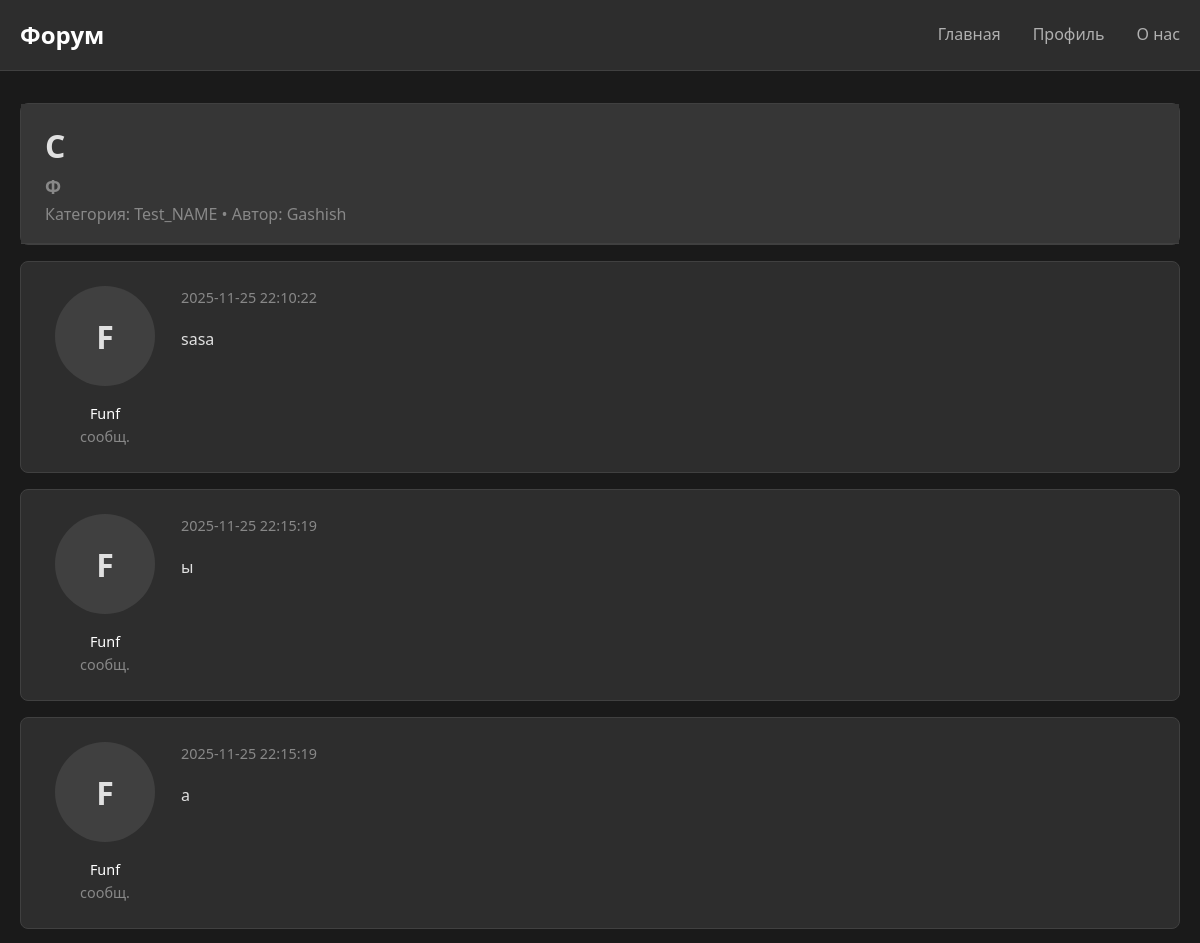
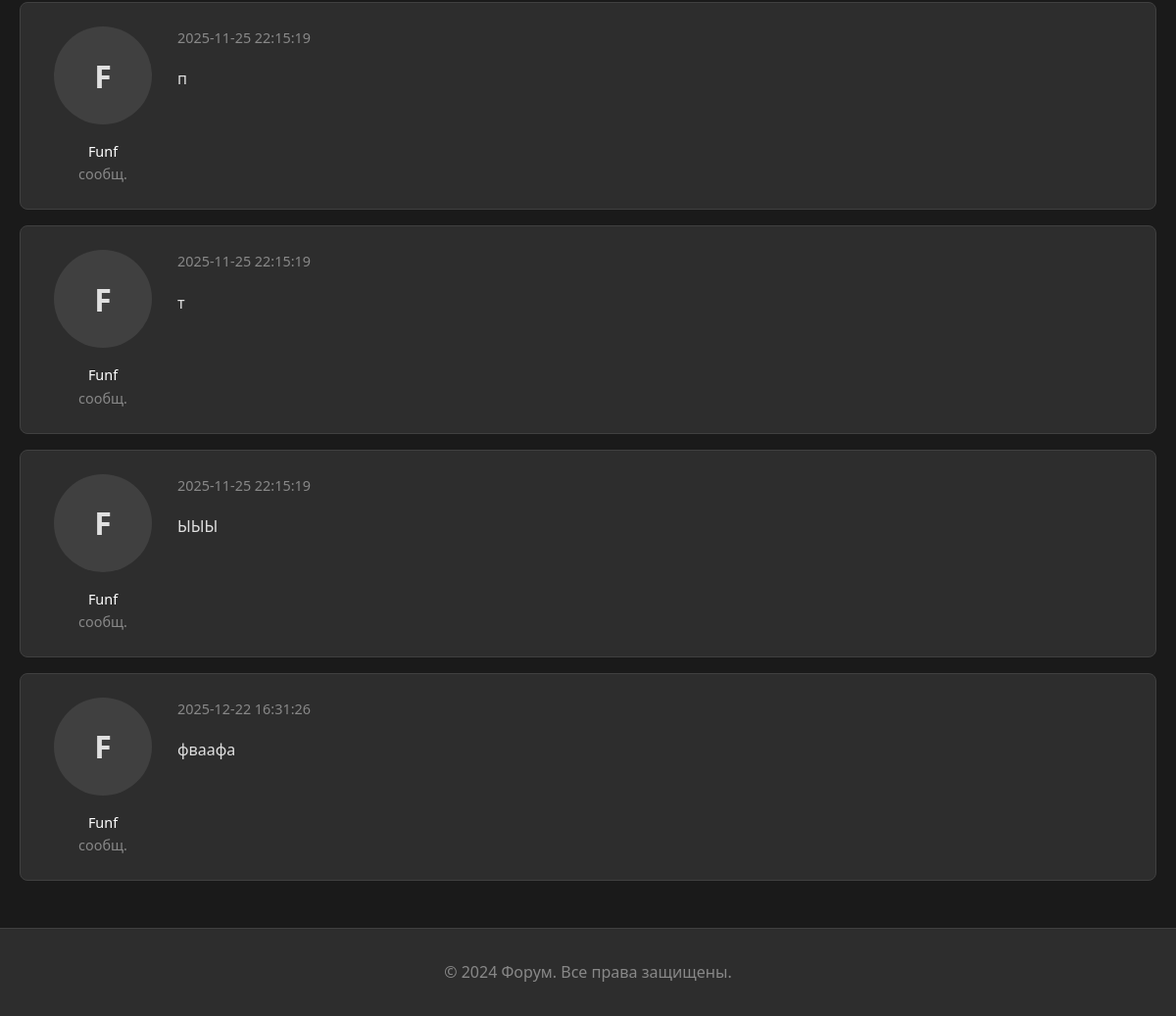
Screenshot of /topic/2 with the database file from the repository (2 pictures, top to bottom).
### bd_app3.py (models this page shows, shortened)
class Topic(db.Model):
    __tablename__ = 'topics'
    id = db.Column(db.Integer, primary_key=True)
    user_id = db.Column(db.Integer, db.ForeignKey('users.id'), nullable=False)
    category_id = db.Column(db.Integer, db.ForeignKey('categories.id'), nullable=False)
    title = db.Column(db.String(200), nullable=False)
    content = db.Column(db.Text, nullable=False)
    created_at = db.Column(db.DateTime, default=datetime.now().replace(microsecond=0))
    posts = db.relationship('Post', backref='topic', lazy=True, cascade='all, delete-orphan')

class Category(db.Model):
    __tablename__ = 'categories'
    id = db.Column(db.Integer, primary_key=True)
    user_id = db.Column(db.Integer, db.ForeignKey('users.id'), nullable=False)
    name = db.Column(db.String(100), nullable=False)
    description = db.Column(db.Text)
    created_at = db.Column(db.DateTime, default=datetime.now().replace(microsecond=0))
    topics = db.relationship('Topic', backref='category', lazy=True, cascade='all, delete-orphan')
    def __repr__(self):
        return f'{self.name}'

class User(db.Model):
    __tablename__ = 'users'
    id = db.Column(db.Integer, primary_key=True)
    username = db.Column(db.String(80), unique=True, nullable=False)
    email = db.Column(db.String(120), unique=True, nullable=False)
    password = db.Column(db.String(120), nullable=False)
    admin = db.Column(db.Integer, default=0)
    created_at = db.Column(db.DateTime, default=datetime.now().replace(microsecond=0))
    categories = db.relationship('Category', backref='author', lazy=True)
    topics = db.relationship('Topic', backref='author', lazy=True)
    posts = db.relationship('Post', backref='author', lazy=True)
    def __repr__(self):
        return f'{self.username}'

class Post(db.Model):
    __tablename__ = 'posts'
    id = db.Column(db.Integer, primary_key=True)
    user_id = db.Column(db.Integer, db.ForeignKey('users.id'), nullable=False)
    topic_id = db.Column(db.Integer, db.ForeignKey('topics.id'), nullable=False)
    content = db.Column(db.Text, nullable=False)
    created_at = db.Column(db.DateTime, default=datetime.now().replace(microsecond=0))

### app3.py (the view, shortened to what this page needs)
@app.route('/topic/<int:topic_id>', methods=['GET', 'POST'])
def topic(topic_id):
    topic = Topic.query.get(topic_id)
    posts = Post.query\
            .join(User, Post.user_id == User.id)\
            .join(Topic, Post.topic_id == Topic.id)\
            .add_columns(Post.id, Post.content, Post.created_at, User.username, Topic.title)\
            .filter(Post.topic_id == topic_id)
    return render_template('topic.html', topic=topic, posts=posts)

### templates/topic.html (shortened to what this page needs)
<!DOCTYPE html>
<html lang="ru">
<head>
    <link rel="stylesheet" href="{{ url_for('static', filename='css/styles.css') }}">
</head>
<body>
    <header class="header">
        <div class="container">
            <nav class="navbar">
                <a href="{{ url_for('index') }}" class="logo">Форум</a>
                <ul class="nav-links">
                    <li><a href="{{ url_for('index') }}">Главная</a></li>
                    <li><a href="{{ url_for('profile') }}">Профиль</a></li>
                    <li><a href="{{ url_for('about') }}">О нас</a></li>
                </ul>
            </nav>
        </div>
    </header>
    <main class="main-content">
        <div class="container">
            <div class="card">
                <div class="card-header">
                    <h1>{{ topic.title }}</h1>
                    <h3 class="text-muted">{{ topic.content }}</h3>
                    <p class="text-muted">Категория: {{ topic.category }} • Автор: {{ topic.author }}</p>
                </div>
            </div>
            {% for post in posts %}
            <div class="card">
                <div class="card-body">
                    <div class="flex gap-4">
                        <div style="min-width: 120px; text-align: center;">
                            <div class="avatar avatar-large" style="margin: 0 auto 1rem auto;">
                                {{ post.username[:1] }}
                            </div>
                            <div class="text-small"><a href="{{ url_for('profile', username=post.username) }}" style="color: #ffffff; text-decoration: none;">
                                {{ post.username }}
                            </a></div>
                            <div class="text-small text-muted">{{ post.post_count }} сообщ.</div>
                        </div>
                        <div style="flex: 1;">
                            <div class="text-small text-muted" style="margin-bottom: 1rem;">
                                {{ post.created_at }}
                            </div>
                            <div style="line-height: 1.8;">
                                {{ post.content }}
                            </div>
                        </div>
                    </div>
                </div>
            </div>
            {% endfor %}
        </div>
    </main>
    <footer class="footer">
        <div class="container">
            <p>&copy; 2024 Форум. Все права защищены.</p>
        </div>
    </footer>
</body>
</html>

### static/css/styles.css (style rules this page uses)
* { margin: 0; padding: 0; box-sizing: border-box; }
body { font-family: 'Segoe UI', Tahoma, Geneva, Verdana, sans-serif; background-color: #1a1a1a; color: #e0e0e0; line-height: 1.6; }
.container { max-width: 1200px; margin: 0 auto; padding: 0 20px; }
.header { background-color: #2d2d2d; border-bottom: 1px solid #404040; padding: 1rem 0; position: sticky; top: 0; z-index: 100; }
.navbar { display: flex; justify-content: space-between; align-items: center; }
.logo { font-size: 1.5rem; font-weight: bold; color: #ffffff; text-decoration: none; }
.nav-links { display: flex; list-style: none; gap: 2rem; }
.nav-links a { color: #b0b0b0; text-decoration: none; transition: color 0.3s; }
.main-content { min-height: calc(100vh - 140px); padding: 2rem 0; }
.card { background-color: #2d2d2d; border: 1px solid #404040; border-radius: 8px; margin-bottom: 1rem; transition: transform 0.2s, border-color 0.2s; }
.card-header { padding: 1rem 1.5rem; border-bottom: 1px solid #404040; background-color: #363636; }
.card-body { padding: 1.5rem; }
.text-muted { color: #888; }
.text-small { font-size: 0.9rem; }
.flex { display: flex; }
.gap-4 { gap: 1rem; }
.footer { background-color: #2d2d2d; border-top: 1px solid #404040; padding: 2rem 0; text-align: center; color: #888; }
.avatar { width: 40px; height: 40px; border-radius: 50%; background-color: #404040; display: flex; align-items: center; justify-content: center; font-weight: bold; }
.avatar-large { width: 100px; height: 100px; font-size: 2rem; }

### rows the page displays
Topic: title "С", content "Ф"
Category: category "Test_NAME"
User: author "Gashish"
Post: username "F", username "Funf", created_at "2025-11-25 22:10:22", content "sasa"
Post: username "F", username "Funf", created_at "2025-11-25 22:15:19", content "ы"
Post: username "F", username "Funf", created_at "2025-11-25 22:15:19", content "а"
Post: username "F", username "Funf", created_at "2025-11-25 22:15:19", content "п"
Post: username "F", username "Funf", created_at "2025-11-25 22:15:19", content "т"
Post: username "F", username "Funf", created_at "2025-11-25 22:15:19", content "ЫЫЫ"
Post: username "F", username "Funf", created_at "2025-12-22 16:31:26", content "фваафа"
